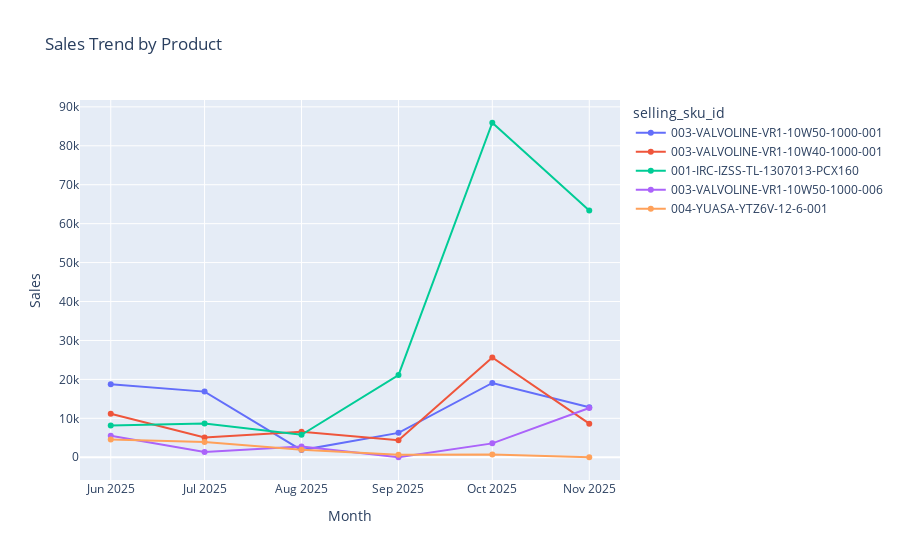

The notebook cell saved with this chart:
### Code cell
fig = px.line(
    df_long, 
    x='Month', 
    y='Sales', 
    color='selling_sku_id',  # This creates a separate line for each product
    title='Sales Trend by Product',
    markers=True             # Adds dots to the line
)

fig.show()

### Figure 1 — Plotly figure (JSON) as saved in the notebook; plotly's stock layout.template omitted (floating-point values rounded to 4 significant figures)
{"data": [{"hovertemplate": "selling_sku_id=003-VALVOLINE-VR1-10W50-1000-001<br>Month=%{x}<br>Sales=%{y}<extra></extra>", "legendgroup": "003-VALVOLINE-VR1-10W50-1000-001", "line": {"color": "#636efa", "dash": "solid"}, "marker": {"symbol": "circle"}, "mode": "lines+markers", "name": "003-VALVOLINE-VR1-10W50-1000-001", "orientation": "v", "showlegend": true, "type": "scatter", "x": ["2025-06", "2025-07", "2025-08", "2025-09", "2025-10", "2025-11"], "xaxis": "x", "y": [18780.0, 16860.0, 1840.0, 6265.0, 19080.0, 12830.0], "yaxis": "y"}, {"hovertemplate": "selling_sku_id=003-VALVOLINE-VR1-10W40-1000-001<br>Month=%{x}<br>Sales=%{y}<extra></extra>", "legendgroup": "003-VALVOLINE-VR1-10W40-1000-001", "line": {"color": "#EF553B", "dash": "solid"}, "marker": {"symbol": "circle"}, "mode": "lines+markers", "name": "003-VALVOLINE-VR1-10W40-1000-001", "orientation": "v", "showlegend": true, "type": "scatter", "x": ["2025-06", "2025-07", "2025-08", "2025-09", "2025-10", "2025-11"], "xaxis": "x", "y": [11190.0, 5060.0, 6576.0, 4344.0, 25650.0, 8633.0], "yaxis": "y"}, {"hovertemplate": "selling_sku_id=001-IRC-IZSS-TL-1307013-PCX160<br>Month=%{x}<br>Sales=%{y}<extra></extra>", "legendgroup": "001-IRC-IZSS-TL-1307013-PCX160", "line": {"color": "#00cc96", "dash": "solid"}, "marker": {"symbol": "circle"}, "mode": "lines+markers", "name": "001-IRC-IZSS-TL-1307013-PCX160", "orientation": "v", "showlegend": true, "type": "scatter", "x": ["2025-06", "2025-07", "2025-08", "2025-09", "2025-10", "2025-11"], "xaxis": "x", "y": [8160.0, 8640.0, 5760.0, 21120.0, 85920.0, 63360.0], "yaxis": "y"}, {"hovertemplate": "selling_sku_id=003-VALVOLINE-VR1-10W50-1000-006<br>Month=%{x}<br>Sales=%{y}<extra></extra>", "legendgroup": "003-VALVOLINE-VR1-10W50-1000-006", "line": {"color": "#ab63fa", "dash": "solid"}, "marker": {"symbol": "circle"}, "mode": "lines+markers", "name": "003-VALVOLINE-VR1-10W50-1000-006", "orientation": "v", "showlegend": true, "type": "scatter", "x": ["2025-06", "2025-07", "2025-08", "2025-09", "2025-10", "2025-11"], "xaxis": "x", "y": [5520.0, 1380.0, 2760.0, 0.0, 3564.0, 12650.0], "yaxis": "y"}, {"hovertemplate": "selling_sku_id=004-YUASA-YTZ6V-12-6-001<br>Month=%{x}<br>Sales=%{y}<extra></extra>", "legendgroup": "004-YUASA-YTZ6V-12-6-001", "line": {"color": "#FFA15A", "dash": "solid"}, "marker": {"symbol": "circle"}, "mode": "lines+markers", "name": "004-YUASA-YTZ6V-12-6-001", "orientation": "v", "showlegend": true, "type": "scatter", "x": ["2025-06", "2025-07", "2025-08", "2025-09", "2025-10", "2025-11"], "xaxis": "x", "y": [4543.0, 3894.0, 1947.0, 649.0, 685.0, 0.0], "yaxis": "y"}], "layout": {"legend": {"title": {"text": "selling_sku_id"}, "tracegroupgap": 0}, "title": {"text": "Sales Trend by Product"}, "xaxis": {"anchor": "y", "domain": [0, 1], "title": {"text": "Month"}}, "yaxis": {"anchor": "x", "domain": [0, 1], "title": {"text": "Sales"}}}}
